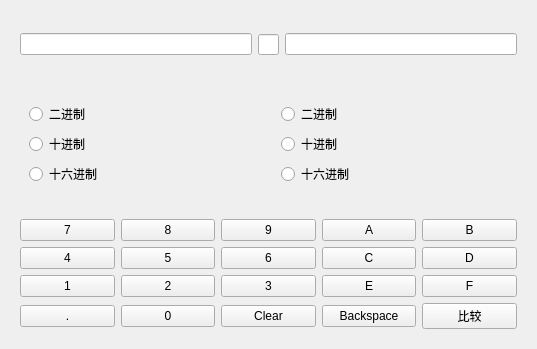
<?xml version="1.0" encoding="UTF-8"?>
<ui version="4.0">
 <class>Compare</class>
 <widget class="QWidget" name="Compare">
  <property name="geometry">
   <rect>
    <x>0</x>
    <y>0</y>
    <width>537</width>
    <height>349</height>
   </rect>
  </property>
  <property name="minimumSize">
   <size>
    <width>537</width>
    <height>349</height>
   </size>
  </property>
  <property name="maximumSize">
   <size>
    <width>537</width>
    <height>349</height>
   </size>
  </property>
  <property name="windowTitle">
   <string>比较大小</string>
  </property>
  <layout class="QVBoxLayout" name="verticalLayout_3">
   <item>
    <widget class="QWidget" name="widget_2" native="true">
     <layout class="QHBoxLayout" name="horizontalLayout_2">
      <item>
       <widget class="myLineEdit" name="lineEdit1">
        <property name="minimumSize">
         <size>
          <width>0</width>
          <height>0</height>
         </size>
        </property>
        <property name="maximumSize">
         <size>
          <width>16777215</width>
          <height>16777215</height>
         </size>
        </property>
       </widget>
      </item>
      <item>
       <widget class="QLineEdit" name="lineEdit3">
        <property name="sizePolicy">
         <sizepolicy hsizetype="Fixed" vsizetype="Fixed">
          <horstretch>0</horstretch>
          <verstretch>0</verstretch>
         </sizepolicy>
        </property>
        <property name="minimumSize">
         <size>
          <width>21</width>
          <height>21</height>
         </size>
        </property>
        <property name="maximumSize">
         <size>
          <width>21</width>
          <height>21</height>
         </size>
        </property>
       </widget>
      </item>
      <item>
       <widget class="myLineEdit" name="lineEdit2">
        <property name="sizePolicy">
         <sizepolicy hsizetype="Expanding" vsizetype="Fixed">
          <horstretch>0</horstretch>
          <verstretch>0</verstretch>
         </sizepolicy>
        </property>
        <property name="minimumSize">
         <size>
          <width>0</width>
          <height>0</height>
         </size>
        </property>
        <property name="maximumSize">
         <size>
          <width>16777215</width>
          <height>16777215</height>
         </size>
        </property>
       </widget>
      </item>
     </layout>
    </widget>
   </item>
   <item>
    <widget class="QWidget" name="widget_5" native="true">
     <layout class="QHBoxLayout" name="horizontalLayout">
      <item>
       <widget class="QWidget" name="widget" native="true">
        <layout class="QVBoxLayout" name="verticalLayout">
         <item>
          <widget class="QRadioButton" name="rBtn2">
           <property name="text">
            <string>二进制</string>
           </property>
          </widget>
         </item>
         <item>
          <widget class="QRadioButton" name="rBtn10">
           <property name="text">
            <string>十进制</string>
           </property>
          </widget>
         </item>
         <item>
          <widget class="QRadioButton" name="rBtn16">
           <property name="text">
            <string>十六进制</string>
           </property>
          </widget>
         </item>
        </layout>
       </widget>
      </item>
      <item>
       <widget class="QWidget" name="widget_4" native="true">
        <layout class="QVBoxLayout" name="verticalLayout_2">
         <item>
          <widget class="QRadioButton" name="rBtnTwo">
           <property name="text">
            <string>二进制</string>
           </property>
          </widget>
         </item>
         <item>
          <widget class="QRadioButton" name="rBtnTen">
           <property name="text">
            <string>十进制</string>
           </property>
          </widget>
         </item>
         <item>
          <widget class="QRadioButton" name="rBtnSixteen">
           <property name="text">
            <string>十六进制</string>
           </property>
          </widget>
         </item>
        </layout>
       </widget>
      </item>
     </layout>
    </widget>
   </item>
   <item>
    <widget class="QWidget" name="widget_3" native="true">
     <layout class="QGridLayout" name="gridLayout">
      <item row="0" column="0">
       <widget class="QPushButton" name="sevenBtn">
        <property name="text">
         <string>7</string>
        </property>
       </widget>
      </item>
      <item row="0" column="1">
       <widget class="QPushButton" name="eightBtn">
        <property name="text">
         <string>8</string>
        </property>
       </widget>
      </item>
      <item row="0" column="2">
       <widget class="QPushButton" name="nineBtn">
        <property name="text">
         <string>9</string>
        </property>
       </widget>
      </item>
      <item row="0" column="3">
       <widget class="QPushButton" name="ABtn">
        <property name="enabled">
         <bool>true</bool>
        </property>
        <property name="text">
         <string>A</string>
        </property>
       </widget>
      </item>
      <item row="0" column="4">
       <widget class="QPushButton" name="BBtn">
        <property name="enabled">
         <bool>true</bool>
        </property>
        <property name="text">
         <string>B</string>
        </property>
       </widget>
      </item>
      <item row="1" column="0">
       <widget class="QPushButton" name="fourBtn">
        <property name="text">
         <string>4</string>
        </property>
       </widget>
      </item>
      <item row="1" column="1">
       <widget class="QPushButton" name="fiveBtn">
        <property name="text">
         <string>5</string>
        </property>
       </widget>
      </item>
      <item row="1" column="2">
       <widget class="QPushButton" name="sixBtn">
        <property name="text">
         <string>6</string>
        </property>
       </widget>
      </item>
      <item row="1" column="3">
       <widget class="QPushButton" name="CBtn">
        <property name="enabled">
         <bool>true</bool>
        </property>
        <property name="text">
         <string>C</string>
        </property>
       </widget>
      </item>
      <item row="1" column="4">
       <widget class="QPushButton" name="DBtn">
        <property name="enabled">
         <bool>true</bool>
        </property>
        <property name="text">
         <string>D</string>
        </property>
       </widget>
      </item>
      <item row="2" column="0">
       <widget class="QPushButton" name="oneBtn">
        <property name="text">
         <string>1</string>
        </property>
       </widget>
      </item>
      <item row="2" column="1">
       <widget class="QPushButton" name="twoBtn">
        <property name="text">
         <string>2</string>
        </property>
       </widget>
      </item>
      <item row="2" column="2">
       <widget class="QPushButton" name="threeBtn">
        <property name="text">
         <string>3</string>
        </property>
       </widget>
      </item>
      <item row="2" column="3">
       <widget class="QPushButton" name="EBtn">
        <property name="enabled">
         <bool>true</bool>
        </property>
        <property name="text">
         <string>E</string>
        </property>
       </widget>
      </item>
      <item row="2" column="4">
       <widget class="QPushButton" name="FBtn">
        <property name="enabled">
         <bool>true</bool>
        </property>
        <property name="text">
         <string>F</string>
        </property>
       </widget>
      </item>
      <item row="3" column="0">
       <widget class="QPushButton" name="pointBtn">
        <property name="text">
         <string>.</string>
        </property>
       </widget>
      </item>
      <item row="3" column="1">
       <widget class="QPushButton" name="zeroBtn">
        <property name="text">
         <string>0</string>
        </property>
       </widget>
      </item>
      <item row="3" column="2">
       <widget class="QPushButton" name="ClearBtn">
        <property name="text">
         <string>Clear</string>
        </property>
       </widget>
      </item>
      <item row="3" column="3">
       <widget class="QPushButton" name="BackspaceBtn">
        <property name="text">
         <string>Backspace</string>
        </property>
       </widget>
      </item>
      <item row="3" column="4">
       <widget class="QPushButton" name="cmpBtn">
        <property name="text">
         <string>比较</string>
        </property>
       </widget>
      </item>
     </layout>
    </widget>
   </item>
  </layout>
 </widget>
 <customwidgets>
  <customwidget>
   <class>myLineEdit</class>
   <extends>QLineEdit</extends>
   <header>mylineedit.h</header>
  </customwidget>
 </customwidgets>
 <resources/>
 <connections/>
</ui>
